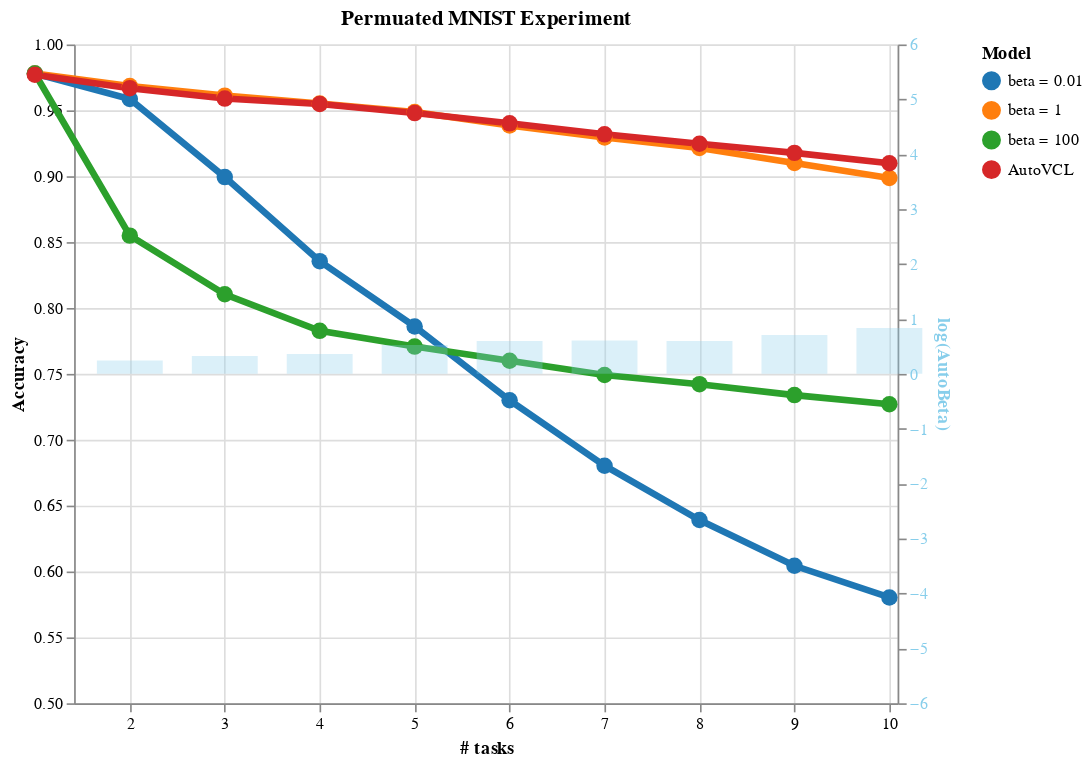

Notebook code cell kept with this figure:
### Code cell
p_chart = plot_trends_with_autovcl([p_trends_1, p_trends_2,p_trends_3, p_trends_4], p_betas, lower = 0.5)
p_chart

### Figure 1 — Vega-Lite specification as saved in the notebook (floating-point values rounded to 4 significant figures)
{"config": {"view": {"continuousWidth": 400, "continuousHeight": 300}}, "layer": [{"data": {"name": "data-069e04608e8696f836889e1cc8f86a1c"}, "mark": {"type": "line", "point": {"size": 100}, "strokeWidth": 4}, "encoding": {"color": {"field": "Series", "legend": {"title": "Model"}, "scale": {"scheme": "category10"}, "sort": ["beta = 0.01", "beta = 1", "beta = 100", "AutoVCL"], "type": "nominal"}, "tooltip": [{"field": "# of tasks", "type": "quantitative"}, {"field": "Values", "type": "quantitative"}, {"field": "Series", "type": "nominal"}], "x": {"axis": {"values": [1, 2, 3, 4, 5, 6, 7, 8, 9, 10]}, "field": "# of tasks", "scale": {"domain": [1.5, 10]}, "title": "# tasks", "type": "quantitative"}, "y": {"axis": {"grid": true}, "field": "Values", "scale": {"domain": [0.5, 1]}, "title": "Accuracy", "type": "quantitative"}}}, {"data": {"name": "data-cc398031eab822efeeac953748e6b2c3"}, "mark": {"type": "bar", "color": "skyblue", "opacity": 0.3, "width": 40}, "encoding": {"tooltip": [{"field": "# of tasks", "type": "quantitative"}, {"field": "AutoBeta", "type": "quantitative"}], "x": {"axis": {"values": [1, 2, 3, 4, 5, 6, 7, 8, 9]}, "field": "# of tasks", "scale": {"domain": [1.5, 10]}, "title": "# tasks", "type": "quantitative"}, "y": {"axis": {"labelColor": "skyblue", "titleColor": "skyblue"}, "field": "AutoBeta", "scale": {"domain": [-6, 6]}, "title": "log(AutoBeta)", "type": "quantitative"}}}], "height": 400, "resolve": {"scale": {"y": "independent"}}, "title": "Permuated MNIST Experiment", "width": 500, "$schema": "https://vega.github.io/schema/vega-lite/v4.17.0.json", "datasets": {"data-069e04608e8696f836889e1cc8f86a1c": [{"# of tasks": 1, "Series": "beta = 0.01", "Values": 0.9779}, {"# of tasks": 2, "Series": "beta = 0.01", "Values": 0.9586}, {"# of tasks": 3, "Series": "beta = 0.01", "Values": 0.8993}, {"# of tasks": 4, "Series": "beta = 0.01", "Values": 0.8355}, {"# of tasks": 5, "Series": "beta = 0.01", "Values": 0.786}, {"# of tasks": 6, "Series": "beta = 0.01", "Values": 0.7299}, {"# of tasks": 7, "Series": "beta = 0.01", "Values": 0.6803}, {"# of tasks": 8, "Series": "beta = 0.01", "Values": 0.6391}, {"# of tasks": 9, "Series": "beta = 0.01", "Values": 0.6043}, {"# of tasks": 10, "Series": "beta = 0.01", "Values": 0.5803}, {"# of tasks": 1, "Series": "beta = 1", "Values": 0.9779}, {"# of tasks": 2, "Series": "beta = 1", "Values": 0.9684}, {"# of tasks": 3, "Series": "beta = 1", "Values": 0.9612}, {"# of tasks": 4, "Series": "beta = 1", "Values": 0.9552}, {"# of tasks": 5, "Series": "beta = 1", "Values": 0.9487}, {"# of tasks": 6, "Series": "beta = 1", "Values": 0.9385}, {"# of tasks": 7, "Series": "beta = 1", "Values": 0.9294}, {"# of tasks": 8, "Series": "beta = 1", "Values": 0.9215}, {"# of tasks": 9, "Series": "beta = 1", "Values": 0.9101}, {"# of tasks": 10, "Series": "beta = 1", "Values": 0.8986}, {"# of tasks": 1, "Series": "beta = 100", "Values": 0.9779}, {"# of tasks": 2, "Series": "beta = 100", "Values": 0.8549}, {"# of tasks": 3, "Series": "beta = 100", "Values": 0.8104}, {"# of tasks": 4, "Series": "beta = 100", "Values": 0.7827}, {"# of tasks": 5, "Series": "beta = 100", "Values": 0.7707}, {"# of tasks": 6, "Series": "beta = 100", "Values": 0.7599}, {"# of tasks": 7, "Series": "beta = 100", "Values": 0.7491}, {"# of tasks": 8, "Series": "beta = 100", "Values": 0.7422}, {"# of tasks": 9, "Series": "beta = 100", "Values": 0.7339}, {"# of tasks": 10, "Series": "beta = 100", "Values": 0.7269}, {"# of tasks": 1, "Series": "AutoVCL", "Values": 0.9771}, {"# of tasks": 2, "Series": "AutoVCL", "Values": 0.9668}, {"# of tasks": 3, "Series": "AutoVCL", "Values": 0.9589}, {"# of tasks": 4, "Series": "AutoVCL", "Values": 0.9548}, {"# of tasks": 5, "Series": "AutoVCL", "Values": 0.9479}, {"# of tasks": 6, "Series": "AutoVCL", "Values": 0.9402}, {"# of tasks": 7, "Series": "AutoVCL", "Values": 0.9318}, {"# of tasks": 8, "Series": "AutoVCL", "Values": 0.9246}, {"# of tasks": 9, "Series": "AutoVCL", "Values": 0.9177}, {"# of tasks": 10, "Series": "AutoVCL", "Values": 0.9098}], "data-cc398031eab822efeeac953748e6b2c3": [{"# of tasks": 1, "beta = 0.01": 0.9779, "beta = 1": 0.9779, "beta = 100": 0.9779, "AutoVCL": 0.9771, "AutoBeta": null}, {"# of tasks": 2, "beta = 0.01": 0.9586, "beta = 1": 0.9684, "beta = 100": 0.8549, "AutoVCL": 0.9668, "AutoBeta": 0.244}, {"# of tasks": 3, "beta = 0.01": 0.8993, "beta = 1": 0.9612, "beta = 100": 0.8104, "AutoVCL": 0.9589, "AutoBeta": 0.3276}, {"# of tasks": 4, "beta = 0.01": 0.8355, "beta = 1": 0.9552, "beta = 100": 0.7827, "AutoVCL": 0.9548, "AutoBeta": 0.3629}, {"# of tasks": 5, "beta = 0.01": 0.786, "beta = 1": 0.9487, "beta = 100": 0.7707, "AutoVCL": 0.9479, "AutoBeta": 0.5269}, {"# of tasks": 6, "beta = 0.01": 0.7299, "beta = 1": 0.9385, "beta = 100": 0.7599, "AutoVCL": 0.9402, "AutoBeta": 0.5992}, {"# of tasks": 7, "beta = 0.01": 0.6803, "beta = 1": 0.9294, "beta = 100": 0.7491, "AutoVCL": 0.9318, "AutoBeta": 0.6056}, {"# of tasks": 8, "beta = 0.01": 0.6391, "beta = 1": 0.9215, "beta = 100": 0.7422, "AutoVCL": 0.9246, "AutoBeta": 0.598}, {"# of tasks": 9, "beta = 0.01": 0.6043, "beta = 1": 0.9101, "beta = 100": 0.7339, "AutoVCL": 0.9177, "AutoBeta": 0.709}, {"# of tasks": 10, "beta = 0.01": 0.5803, "beta = 1": 0.8986, "beta = 100": 0.7269, "AutoVCL": 0.9098, "AutoBeta": 0.836}]}}
